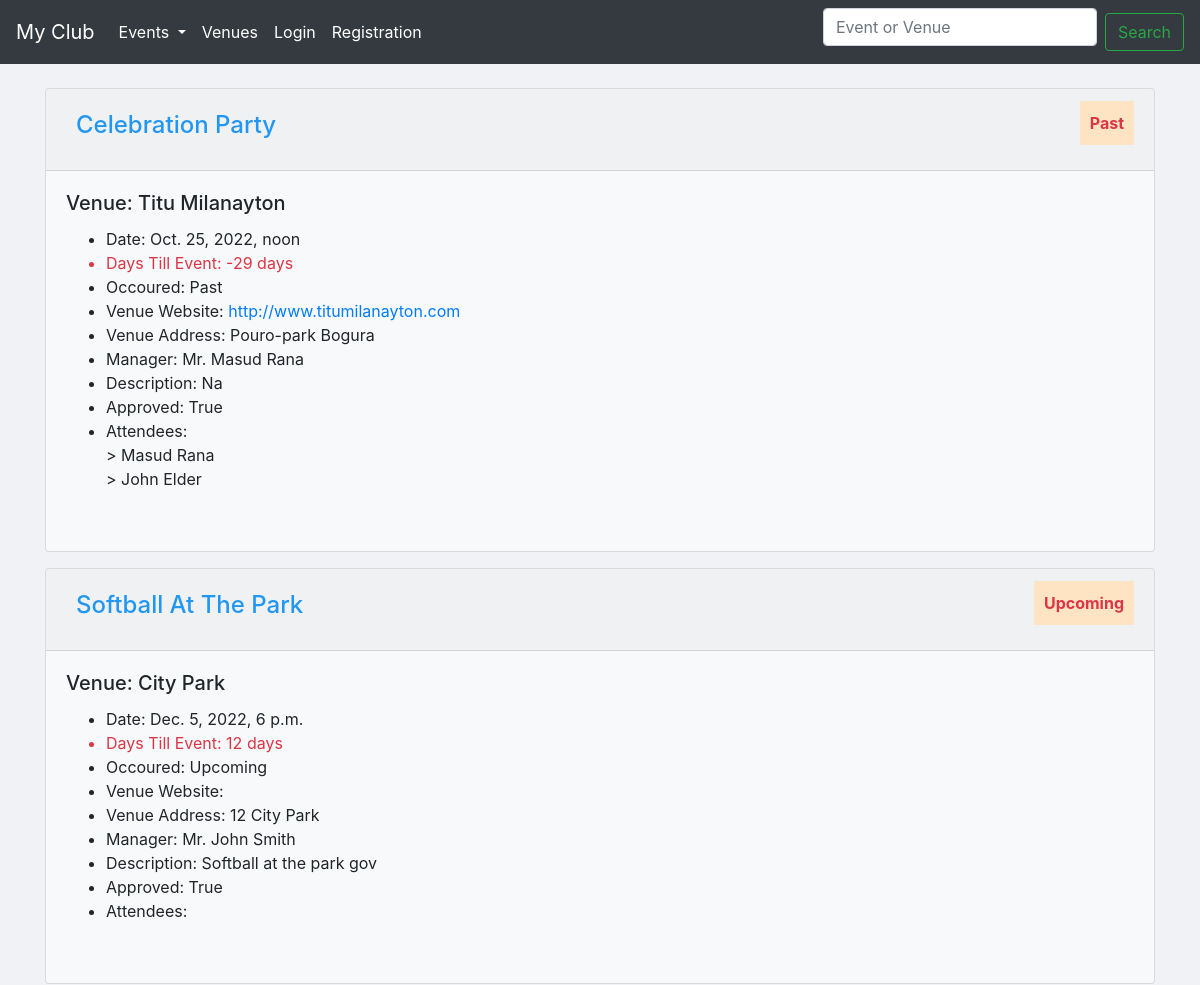
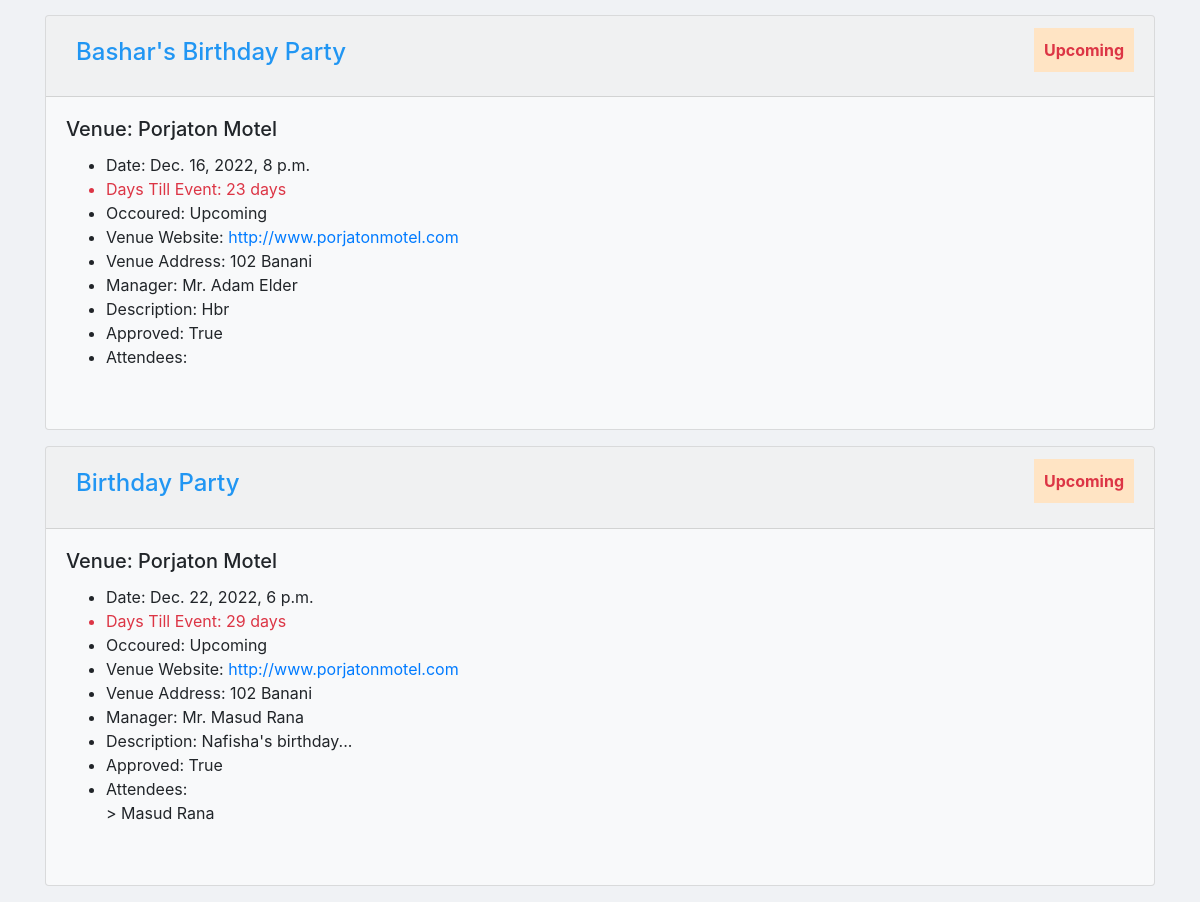
/events/, run on an earlier commit of the app's database (2 pictures, top to bottom).
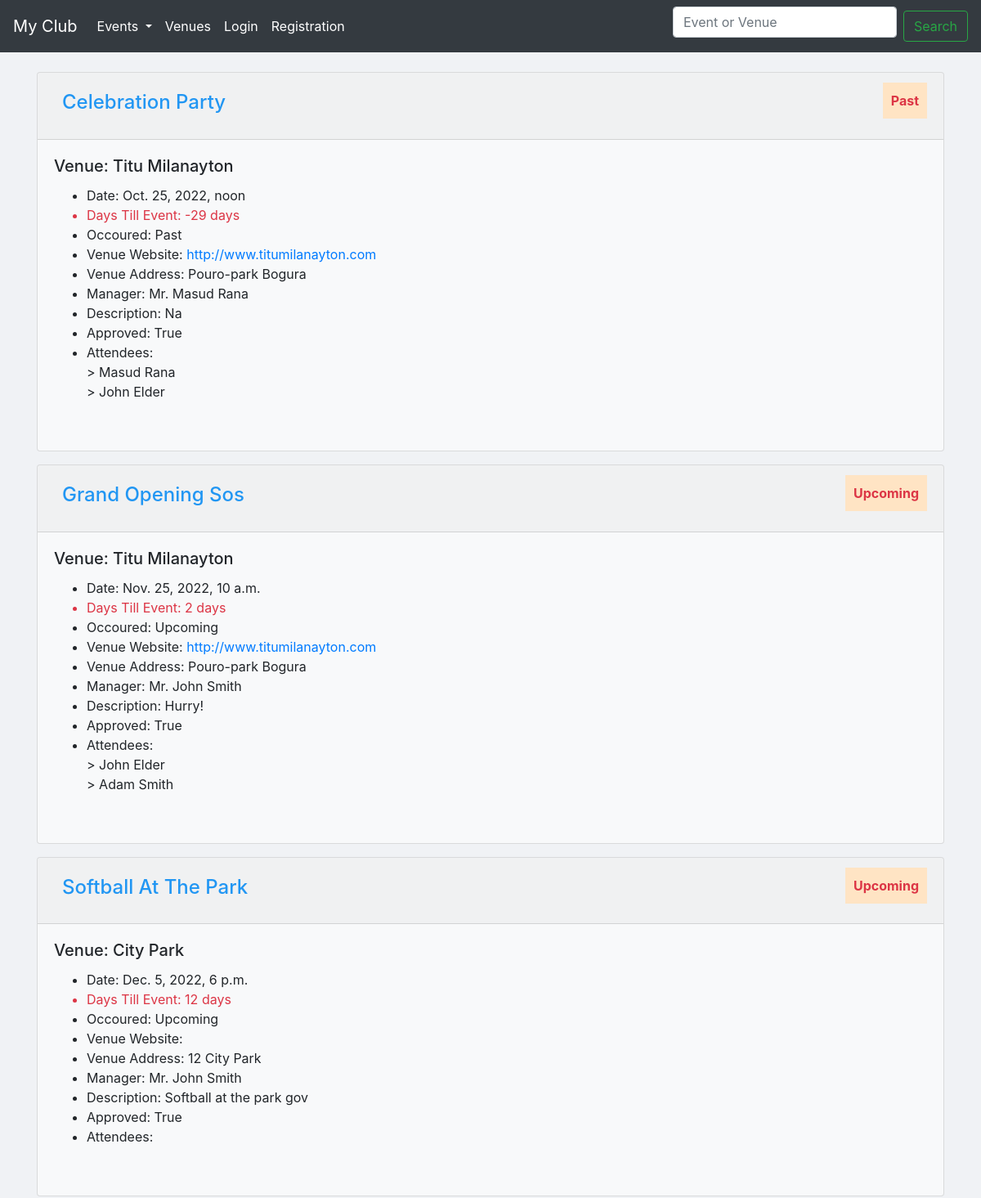
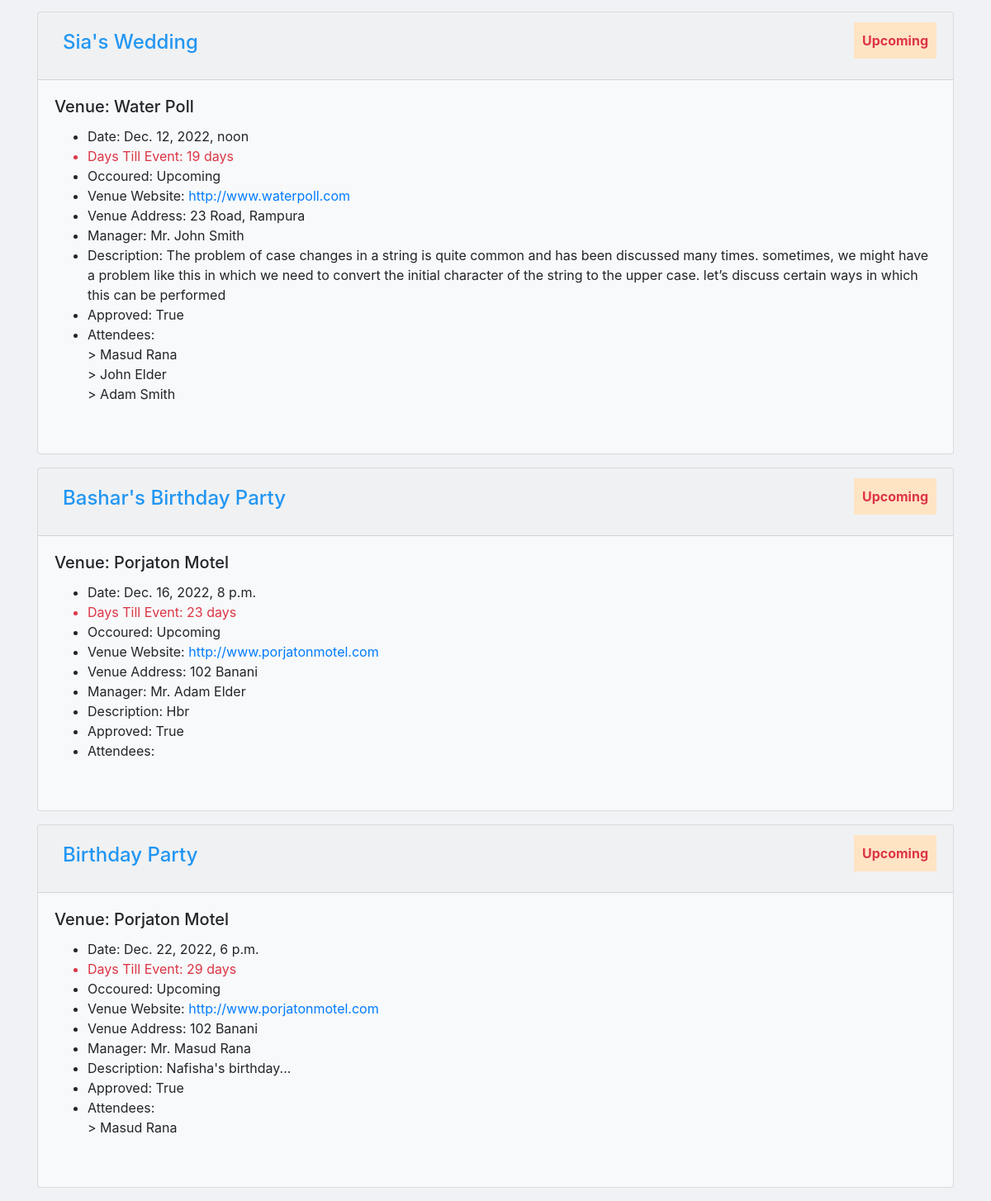
And on a later commit of the database (2 pictures, top to bottom).
### events/models.py (models this page shows, shortened)
class Event(models.Model):
	name = models.CharField('Event name', max_length=120)
	event_date = models.DateTimeField('Event date')
	venue = models.ForeignKey(Venue, null=True, on_delete=models.CASCADE) # Many to One Relation
	manager = models.ForeignKey(User, blank=True,on_delete=models.CASCADE) # Many to one Relation
	description = models.TextField(blank=True)
	attendees = models.ManyToManyField(MyClubUser,blank=True) # Many to Many Relation
	approved = models.BooleanField("Approved", default=False)
	def __str__(self):
		return self.name
	@property
	def Days_till(self):
		today = date.today()
		days_till = self.event_date.date() - today
		days_till_stipped = str(days_till).split(',',1)[0]
		return days_till_stipped
	@property
	def Is_Past(self):
		today = date.today()
		if self.event_date.date() < today:
			thing = "Past"
		else:
			thing = "Upcoming"
		return thing

class Venue(models.Model):
	name = models.CharField(verbose_name='Venue name', max_length=120)
	address = models.CharField(max_length=300)
	zip_code = models.CharField('Zip Code',max_length=10,blank=True)
	phone = models.CharField('Contact phone',max_length=15,blank=True)
	web = models.URLField('Website address', blank=True)
	email = models.EmailField('Email address',blank=True)
	owner = models.PositiveIntegerField(verbose_name='Venue Owner', blank=False, default=1)
	book = models.BooleanField(default=False, blank=True)
	images = models.ImageField(upload_to='venue/images/',verbose_name='Upload Image')
	def __str__(self):
		return self.name

class MyClubUser(models.Model):
	first_name = models.CharField(max_length=30)
	last_name = models.CharField(max_length=30)
	email = models.EmailField('User email')
	def __str__(self):
		return self.first_name + ' ' + self.last_name

### events/views.py (the view)
# urls.py: path('events/', views.all_events, name='list-events'),
def all_events(request):
	event_count = Event.objects.all().count()
	today = timezone.now()
	events = Event.objects.all().order_by('event_date')
	context = {
		'events': events,
		'event_count':event_count,
	}
	return render(request, 'events/events_list.html', context)

### events/templates/events/events_list.html (shortened to what this page needs)
{% extends 'events/base.html' %}
    {% block content %}
      {% for event in events %}
      {% if event.approved %}
      <div class="card bg-light mb-3">
      <div class="card-header" style="color:#2196f3;">
        <div class="row">
          <div class="col-8">
            <strong><h4 style="padding:10px">{{event | title}}</h4></strong>
          </div>
          <div class="col-4">
            <strong class="float-right text-danger" style="padding:10px;background-color:bisque;">{{event.Is_Past}}</strong>
          </div>
        </div>
      </div>
      <div class="card-body">
    <h5 class="card-title">Venue: {{event.venue | title}}</h5>
    <ul>
        <li>Date: {{event.event_date}}</li>
        <li class="text-danger">Days Till Event: {{event.Days_till}}</li>
        <li>Occoured: {{event.Is_Past}}</li>
        <li>Venue Website: <a href="{{event.venue.web}}" target="_blank">{{event.venue.web}}</a> </li>
        <li>Venue Address: {{event.venue.address}}</li>
        <li>Manager: Mr. {{event.manager.first_name}} {{event.manager.last_name}}</li>
        <li>Description: {{event.description}}</li>
        <li>Approved: {{event.approved}}</li>
        <li>Attendees:<br/>
        {% for userattend in event.attendees.all %}
         > {{userattend}}<br>
        {% endfor %}
        </li>
      </ul>
        <br>
  </div>
</div>
{% endif %}
      {% endfor %}
    {% endblock content %}

What changed in the data, as far as the page shows it:
now on this page (row edited): Event: name "Grand Opening Sos", Is_Past "Upcoming", venue "Titu Milanayton", event_date "Nov. 25, 2022, 10 a.m.", Days_till "2 days", venue.web "http://www.titumilanayton.com", venue.address "Pouro-park Bogura", manager.first_name "John", manager.last_name "Smith", description "Hurry!", approved "True", MyClubUser (first_name+last_name "John Elder")
now on this page (row unchanged): MyClubUser: first_name+last_name "Adam Smith"
now on this page (row edited): Event: name "Sia's Wedding", Is_Past "Upcoming", venue "Water Poll", event_date "Dec. 12, 2022, noon", Days_till "19 days", venue.web "http://www.waterpoll.com", venue.address "23 Road, Rampura", manager.first_name "John", manager.last_name "Smith", description "The problem of case changes in a string is quite common and has been discussed many times. sometimes, we might have a problem like this in which we need to convert the initial character of the string to the upper case. let’s discuss certain ways in which this can be performed", approved "True", MyClubUser (first_name+last_name "Masud Rana"), MyClubUser (first_name+last_name "John Elder")
